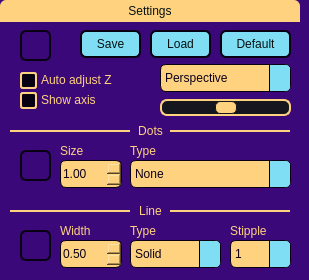
         <widget class="QWidget" name="widgetSettings" native="true">
          <property name="sizePolicy">
           <sizepolicy hsizetype="Preferred" vsizetype="Fixed">
            <horstretch>0</horstretch>
            <verstretch>0</verstretch>
           </sizepolicy>
          </property>
          <property name="minimumSize">
           <size>
            <width>0</width>
            <height>280</height>
           </size>
          </property>
          <property name="styleSheet">
           <string notr="true">QWidget {
background-color: rgb(58, 8, 120);
border-radius: 10px;
}

QSlider::groove:horizontal {
background-color: rgb(21, 22, 30);
border: 2px solid;
border-radius: 7px;
border-color: rgb(255, 210, 128);
height: 13px;
}

QSlider::handle:horizontal {
background-color: rgb(128, 222, 244);
background-color: rgb(255, 210, 128);
border: 1px solid;
border-radius: 5px;
border-color: rgb(255, 210, 128);
border-color: rgb(21, 22, 30);
width: 20px;
}

QToolButton {
border-radius: 6px;
border-style: solid;
border-width: 2px;
border-color: rgb(8, 1, 18);
}

Line {
background-color: rgb(255, 210, 128);
}

QMainWindow {
background-color: rgb(21, 22, 30);
}

QLabel {
background: none;
color: rgb(255, 210, 128);
/*font: 14pt &quot;Anta&quot;;*/
}

QPushButton {
/*font: 14pt &quot;Anta&quot;;*/
color: rgb(6, 17, 19);
border-radius: 6px;
border-style: solid;
border-width: 2px;
border-color: rgb(8, 1, 18);
background-color: rgb(128, 222, 244);
}

QPushButton:hover {
background-color: rgb(208, 243, 251);
}

QPushButton:pressed {
background-color: rgb(34, 62, 98);
}

QComboBox {
border: 1px solid;
/*font: 13pt &quot;Anta&quot;;*/
border-radius: 6px;
/* padding: 0 5px; */
color: rgb(11, 1, 24);
background-color: rgb(255, 210, 128);
border-color: rgb(8, 1, 18);
selection-background-color: rgb(255, 249, 229);
selection-color: black;
}

QComboBox::drop-down:button {
color: rgb(255, 210, 128);
border-top-right-radius: 4px;
border-bottom-right-radius: 4px;
border-style: solid;
border-width: 0px;
border-left-width: 1px;
border-color: rgb(8, 1, 18);
background-color: rgb(128, 222, 244);
padding: 0px;
width: 20px;
}

QComboBox::down-arrow {
image: url(:/icons/keyboard_arrow_down_black.svg);
}

QComboBox::drop-down:hover {
background-color: rgb(208, 243, 251);
}

QComboBox::drop-down:pressed {
background-color: rgb(34, 62, 98);
}

QComboBox QAbstractItemView {
color: rgb(255, 210, 128);
border: 0px solid;
border-radius: 4px;
border-color: rgba(130, 127, 255, 133);
background-color: rgb(2, 1, 18);
}

QComboBox:item {
color: rgb(255, 210, 128);
}

QComboBox:item:selected {
background-color: rgb(12, 117, 141);
color: rgb(255, 210, 128);
}

QLineEdit {
border: 2px solid;
/*font: 13pt &quot;Anta&quot;;*/
border-radius: 6px;
/* padding: 0 8px; */
selection-background-color: rgb(255, 249, 229);
selection-color: black;
color: rgb(11, 1, 24);
background-color: rgb(255, 210, 128);
border-color: rgb(8, 1, 18);
}

QDoubleSpinBox {
border: 1px solid;
/*font: 13pt &quot;Anta&quot;;*/
/* padding: 0 5px; */
border-radius: 6px;
selection-background-color: rgb(255, 249, 229);
selection-color: black;
color: rgb(11, 1, 24);
background-color: rgb(255, 210, 128);
border-color: rgb(8, 1, 18);
}

QDoubleSpinBox::up-button {
subcontrol-origin: border;
subcontrol-position: top right; 
border-top-right-radius: 3px;
border-style: solid;
border-width: 1px;
border-color: rgb(8, 1, 18);
background-color: rgb(128, 222, 244);
image: url(:/icons/add_black.svg);
padding: 0px;
margin: 0px;
width: 16px;
height: 13px;
 }


QDoubleSpinBox::down-button {
subcontrol-origin: border;
subcontrol-position: bottom right;
border-bottom-right-radius: 3px;
border-style: solid;
border-width: 1px;
border-color: rgb(8, 1, 18);
background-color: rgb(128, 222, 244);
image: url(:/icons/remove_black.svg);
padding: 0px;
margin: 0px;
width: 16px;
height: 13px;
 }

QDoubleSpinBox::down-button:hover {
background-color: rgb(208, 243, 251);
}

QDoubleSpinBox::down-button:pressed {
background-color: rgb(34, 62, 98);
}

QDoubleSpinBox::up-button:hover {
background-color: rgb(208, 243, 251);
}

QDoubleSpinBox::up-button:pressed {
background-color: rgb(34, 62, 98);
}

QRadioButton {
/*font: 13pt &quot;Anta&quot;;*/
color: rgb(255, 210, 128);
}

QRadioButton::indicator {
width: 10px;
height: 10px;
border-radius: 7px;
}

QRadioButton::indicator:checked {
background-color:  rgb(243, 89, 97);
border: 2px solid rgb(255, 210, 128);
}

QRadioButton::indicator:unchecked {
background-color: rgb(8, 1, 18);
border: 2px solid rgb(255, 210, 128);
}

QCheckBox {
/*font: 13pt &quot;Anta&quot;;*/
color: rgb(255, 210, 128);
spacing: 4px;
}

QCheckBox::QLabel {
}

QCheckBox::indicator {
width: 13px;
height: 13px;
border-radius: 3px;
}

QCheckBox::indicator:checked {
background-color: rgb(128, 222, 244);
border: 2px solid rgb(255, 210, 128);
image: url(:/icons/check_black.svg);
}

QCheckBox::indicator:unchecked {
background-color: rgb(8, 1, 18);
border: 2px solid rgb(255, 210, 128);
}

QSpinBox {
border: 1px solid;
/*font: 13pt &quot;Anta&quot;;*/
/* padding: 0 5px; */
border-radius: 6px;
selection-background-color: rgb(255, 249, 229);
selection-color: black;
color: rgb(11, 1, 24);
background-color: rgb(255, 210, 128);
border-color: rgb(74, 71, 158);
}

QSpinBox::up-button {
subcontrol-origin: border;
subcontrol-position: top right; 
border-top-right-radius: 3px;
border-style: solid;
border-width: 0px;
border-color: rgb(74, 71, 158);
background-color:  rgb(74, 71, 158);
image: url(:/icons/add_black.svg);
padding: 0px;
margin: 0px;
width: 16px;
height: 14px;
}

QSpinBox::down-button {
subcontrol-origin: border;
subcontrol-position: bottom right;
border-bottom-right-radius: 3px;
border-style: solid;
border-width: 0px;
border-color: rgb(74, 71, 158);
background-color:  rgb(74, 71, 158);
image: url(:/icons/remove_black.svg);
padding: 0px;
margin: 0px;
width: 16px;
height: 14px;
}

QSpinBox::down-button:hover {
background-color: rgb(169, 167, 215);
}

QSpinBox::down-button:pressed {
background-color: rgb(25, 24, 53);
}

QSpinBox::up-button:hover {
background-color: rgb(169, 167, 215);
}

QSpinBox::up-button:pressed {
background-color: rgb(25, 24, 53);
}
</string>
          </property>
          <widget class="QComboBox" name="comboBoxProjection">
           <property name="geometry">
            <rect>
             <x>160</x>
             <y>64</y>
             <width>131</width>
             <height>28</height>
            </rect>
           </property>
           <property name="editable">
            <bool>false</bool>
           </property>
           <item>
            <property name="text">
             <string>Perspective</string>
            </property>
           </item>
           <item>
            <property name="text">
             <string>Parallel</string>
            </property>
           </item>
          </widget>
          <widget class="QToolButton" name="toolButtonBackColor">
           <property name="geometry">
            <rect>
             <x>20</x>
             <y>30</y>
             <width>31</width>
             <height>31</height>
            </rect>
           </property>
           <property name="autoFillBackground">
            <bool>false</bool>
           </property>
           <property name="text">
            <string/>
           </property>
           <property name="icon">
            <iconset resource="../misc/resource.qrc">
             <normaloff>:/icons/palette_black.svg</normaloff>:/icons/palette_black.svg</iconset>
           </property>
           <property name="iconSize">
            <size>
             <width>20</width>
             <height>20</height>
            </size>
           </property>
          </widget>
          <widget class="QDoubleSpinBox" name="doubleSpinBoxDotSize">
           <property name="geometry">
            <rect>
             <x>60</x>
             <y>160</y>
             <width>62</width>
             <height>28</height>
            </rect>
           </property>
           <property name="minimum">
            <double>1.000000000000000</double>
           </property>
          </widget>
          <widget class="QLabel" name="labelDotSize">
           <property name="geometry">
            <rect>
             <x>60</x>
             <y>140</y>
             <width>71</width>
             <height>21</height>
            </rect>
           </property>
           <property name="text">
            <string>Size</string>
           </property>
          </widget>
          <widget class="QCheckBox" name="checkBoxMoveCameraZ">
           <property name="geometry">
            <rect>
             <x>20</x>
             <y>70</y>
             <width>121</width>
             <height>20</height>
            </rect>
           </property>
           <property name="layoutDirection">
            <enum>Qt::LeftToRight</enum>
           </property>
           <property name="text">
            <string>Auto adjust Z</string>
           </property>
           <property name="tristate">
            <bool>false</bool>
           </property>
          </widget>
          <widget class="QPushButton" name="pushButtonDefaultSettings">
           <property name="geometry">
            <rect>
             <x>220</x>
             <y>30</y>
             <width>71</width>
             <height>28</height>
            </rect>
           </property>
           <property name="text">
            <string>Default</string>
           </property>
          </widget>
          <widget class="QCheckBox" name="checkBoxShowAxis">
           <property name="geometry">
            <rect>
             <x>20</x>
             <y>90</y>
             <width>91</width>
             <height>20</height>
            </rect>
           </property>
           <property name="layoutDirection">
            <enum>Qt::LeftToRight</enum>
           </property>
           <property name="text">
            <string>Show axis</string>
           </property>
           <property name="tristate">
            <bool>false</bool>
           </property>
          </widget>
          <widget class="QComboBox" name="comboBoxDotType">
           <property name="geometry">
            <rect>
             <x>130</x>
             <y>160</y>
             <width>161</width>
             <height>28</height>
            </rect>
           </property>
           <item>
            <property name="text">
             <string>None</string>
            </property>
           </item>
           <item>
            <property name="text">
             <string>Circle</string>
            </property>
           </item>
           <item>
            <property name="text">
             <string>Square</string>
            </property>
           </item>
          </widget>
          <widget class="QToolButton" name="toolButtonDotColor">
           <property name="geometry">
            <rect>
             <x>20</x>
             <y>150</y>
             <width>31</width>
             <height>31</height>
            </rect>
           </property>
           <property name="autoFillBackground">
            <bool>false</bool>
           </property>
           <property name="text">
            <string/>
           </property>
           <property name="icon">
            <iconset resource="../misc/resource.qrc">
             <normaloff>:/icons/palette_black.svg</normaloff>:/icons/palette_black.svg</iconset>
           </property>
           <property name="iconSize">
            <size>
             <width>20</width>
             <height>20</height>
            </size>
           </property>
          </widget>
          <widget class="QLabel" name="labelDotType">
           <property name="geometry">
            <rect>
             <x>130</x>
             <y>140</y>
             <width>81</width>
             <height>21</height>
            </rect>
           </property>
           <property name="text">
            <string>Type</string>
           </property>
          </widget>
          <widget class="Line" name="lineDot1">
           <property name="windowModality">
            <enum>Qt::NonModal</enum>
           </property>
           <property name="enabled">
            <bool>true</bool>
           </property>
           <property name="geometry">
            <rect>
             <x>10</x>
             <y>130</y>
             <width>120</width>
             <height>2</height>
            </rect>
           </property>
           <property name="sizePolicy">
            <sizepolicy hsizetype="Fixed" vsizetype="Fixed">
             <horstretch>0</horstretch>
             <verstretch>0</verstretch>
            </sizepolicy>
           </property>
           <property name="minimumSize">
            <size>
             <width>0</width>
             <height>0</height>
            </size>
           </property>
           <property name="autoFillBackground">
            <bool>false</bool>
           </property>
           <property name="styleSheet">
            <string notr="true">background-color: rgb(255, 210, 128);</string>
           </property>
           <property name="frameShadow">
            <enum>QFrame::Sunken</enum>
           </property>
           <property name="lineWidth">
            <number>1</number>
           </property>
           <property name="midLineWidth">
            <number>0</number>
           </property>
           <property name="orientation">
            <enum>Qt::Horizontal</enum>
           </property>
          </widget>
          <widget class="QLabel" name="labelDot">
           <property name="geometry">
            <rect>
             <x>110</x>
             <y>120</y>
             <width>81</width>
             <height>21</height>
            </rect>
           </property>
           <property name="text">
            <string>Dots</string>
           </property>
           <property name="alignment">
            <set>Qt::AlignCenter</set>
           </property>
          </widget>
          <widget class="Line" name="lineDot2">
           <property name="geometry">
            <rect>
             <x>170</x>
             <y>130</y>
             <width>120</width>
             <height>2</height>
            </rect>
           </property>
           <property name="sizePolicy">
            <sizepolicy hsizetype="Fixed" vsizetype="Fixed">
             <horstretch>0</horstretch>
             <verstretch>0</verstretch>
            </sizepolicy>
           </property>
           <property name="minimumSize">
            <size>
             <width>120</width>
             <height>2</height>
            </size>
           </property>
           <property name="styleSheet">
            <string notr="true">background-color: rgb(255, 210, 128);</string>
           </property>
           <property name="orientation">
            <enum>Qt::Horizontal</enum>
           </property>
          </widget>
          <widget class="QLabel" name="labelLine">
           <property name="geometry">
            <rect>
             <x>110</x>
             <y>200</y>
             <width>81</width>
             <height>21</height>
            </rect>
           </property>
           <property name="text">
            <string>Line</string>
           </property>
           <property name="alignment">
            <set>Qt::AlignCenter</set>
           </property>
          </widget>
          <widget class="Line" name="lineLine1">
           <property name="geometry">
            <rect>
             <x>10</x>
             <y>210</y>
             <width>120</width>
             <height>2</height>
            </rect>
           </property>
           <property name="sizePolicy">
            <sizepolicy hsizetype="Fixed" vsizetype="Fixed">
             <horstretch>0</horstretch>
             <verstretch>0</verstretch>
            </sizepolicy>
           </property>
           <property name="minimumSize">
            <size>
             <width>0</width>
             <height>2</height>
            </size>
           </property>
           <property name="baseSize">
            <size>
             <width>1</width>
             <height>1</height>
            </size>
           </property>
           <property name="styleSheet">
            <string notr="true">background-color: rgb(255, 210, 128);</string>
           </property>
           <property name="frameShadow">
            <enum>QFrame::Sunken</enum>
           </property>
           <property name="orientation">
            <enum>Qt::Horizontal</enum>
           </property>
          </widget>
          <widget class="Line" name="lineLine2">
           <property name="geometry">
            <rect>
             <x>170</x>
             <y>210</y>
             <width>120</width>
             <height>2</height>
            </rect>
           </property>
           <property name="sizePolicy">
            <sizepolicy hsizetype="Fixed" vsizetype="Fixed">
             <horstretch>0</horstretch>
             <verstretch>0</verstretch>
            </sizepolicy>
           </property>
           <property name="minimumSize">
            <size>
             <width>120</width>
             <height>2</height>
            </size>
           </property>
           <property name="styleSheet">
            <string notr="true">background-color: rgb(255, 210, 128);</string>
           </property>
           <property name="orientation">
            <enum>Qt::Horizontal</enum>
           </property>
          </widget>
          <widget class="QToolButton" name="toolButtonLineColor">
           <property name="geometry">
            <rect>
             <x>20</x>
             <y>230</y>
             <width>31</width>
             <height>31</height>
            </rect>
           </property>
           <property name="autoFillBackground">
            <bool>false</bool>
           </property>
           <property name="text">
            <string/>
           </property>
           <property name="icon">
            <iconset resource="../misc/resource.qrc">
             <normaloff>:/icons/palette_black.svg</normaloff>:/icons/palette_black.svg</iconset>
           </property>
           <property name="iconSize">
            <size>
             <width>20</width>
             <height>20</height>
            </size>
           </property>
           <property name="shortcut">
            <string/>
           </property>
           <property name="arrowType">
            <enum>Qt::NoArrow</enum>
           </property>
          </widget>
          <widget class="QLabel" name="labelLineType">
           <property name="geometry">
            <rect>
             <x>130</x>
             <y>220</y>
             <width>81</width>
             <height>21</height>
            </rect>
           </property>
           <property name="text">
            <string>Type</string>
           </property>
          </widget>
          <widget class="QComboBox" name="comboBoxLineType">
           <property name="geometry">
            <rect>
             <x>130</x>
             <y>240</y>
             <width>91</width>
             <height>28</height>
            </rect>
           </property>
           <item>
            <property name="text">
             <string>Solid</string>
            </property>
           </item>
           <item>
            <property name="text">
             <string>Dotted</string>
            </property>
           </item>
          </widget>
          <widget class="QLabel" name="labelLineStipple">
           <property name="geometry">
            <rect>
             <x>230</x>
             <y>220</y>
             <width>51</width>
             <height>21</height>
            </rect>
           </property>
           <property name="text">
            <string>Stipple</string>
           </property>
          </widget>
          <widget class="QLabel" name="labelLineWidth">
           <property name="geometry">
            <rect>
             <x>60</x>
             <y>220</y>
             <width>71</width>
             <height>21</height>
            </rect>
           </property>
           <property name="frameShape">
            <enum>QFrame::NoFrame</enum>
           </property>
           <property name="lineWidth">
            <number>1</number>
           </property>
           <property name="text">
            <string>Width</string>
           </property>
          </widget>
          <widget class="QDoubleSpinBox" name="doubleSpinBoxLineWidth">
           <property name="geometry">
            <rect>
             <x>60</x>
             <y>240</y>
             <width>62</width>
             <height>28</height>
            </rect>
           </property>
           <property name="minimum">
            <double>0.500000000000000</double>
           </property>
           <property name="singleStep">
            <double>0.500000000000000</double>
           </property>
          </widget>
          <widget class="QComboBox" name="comboBoxLineStipple">
           <property name="geometry">
            <rect>
             <x>230</x>
             <y>240</y>
             <width>61</width>
             <height>28</height>
            </rect>
           </property>
           <item>
            <property name="text">
             <string>1</string>
            </property>
           </item>
           <item>
            <property name="text">
             <string>2</string>
            </property>
           </item>
           <item>
            <property name="text">
             <string>3</string>
            </property>
           </item>
           <item>
            <property name="text">
             <string>4</string>
            </property>
           </item>
           <item>
            <property name="text">
             <string>5</string>
            </property>
           </item>
           <item>
            <property name="text">
             <string>6</string>
            </property>
           </item>
           <item>
            <property name="text">
             <string>7</string>
            </property>
           </item>
           <item>
            <property name="text">
             <string>8</string>
            </property>
           </item>
          </widget>
          <widget class="QPushButton" name="pushButtonSaveSettings">
           <property name="geometry">
            <rect>
             <x>80</x>
             <y>30</y>
             <width>61</width>
             <height>28</height>
            </rect>
           </property>
           <property name="text">
            <string>Save</string>
           </property>
          </widget>
          <widget class="QPushButton" name="pushButtonSettingsHide">
           <property name="geometry">
            <rect>
             <x>0</x>
             <y>0</y>
             <width>300</width>
             <height>22</height>
            </rect>
           </property>
           <property name="styleSheet">
            <string notr="true">QPushButton {
border: none;
border-bottom-right-radius: 0px;
border-bottom-left-radius: 0px;
background-color: rgb(255, 210, 128);
}

QPushButton:hover {
background-color: rgb(255, 224, 179);
}

QPushButton:pressed {
background-color: rgb(255, 153, 0);
}</string>
           </property>
           <property name="text">
            <string>Settings</string>
           </property>
           <property name="icon">
            <iconset resource="../misc/resource.qrc">
             <normaloff>:/icons/keyboard_double_arrow_up_black.svg</normaloff>:/icons/keyboard_double_arrow_up_black.svg</iconset>
           </property>
           <property name="iconSize">
            <size>
             <width>20</width>
             <height>20</height>
            </size>
           </property>
          </widget>
          <widget class="QPushButton" name="pushButtonLoadSettings">
           <property name="geometry">
            <rect>
             <x>150</x>
             <y>30</y>
             <width>61</width>
             <height>28</height>
            </rect>
           </property>
           <property name="text">
            <string>Load</string>
           </property>
          </widget>
          <widget class="QSlider" name="horizontalSliderCameraZ">
           <property name="geometry">
            <rect>
             <x>160</x>
             <y>97</y>
             <width>131</width>
             <height>20</height>
            </rect>
           </property>
           <property name="minimum">
            <number>2</number>
           </property>
           <property name="maximum">
            <number>6</number>
           </property>
           <property name="singleStep">
            <number>1</number>
           </property>
           <property name="value">
            <number>4</number>
           </property>
           <property name="orientation">
            <enum>Qt::Horizontal</enum>
           </property>
           <property name="tickPosition">
            <enum>QSlider::NoTicks</enum>
           </property>
          </widget>
         </widget>
